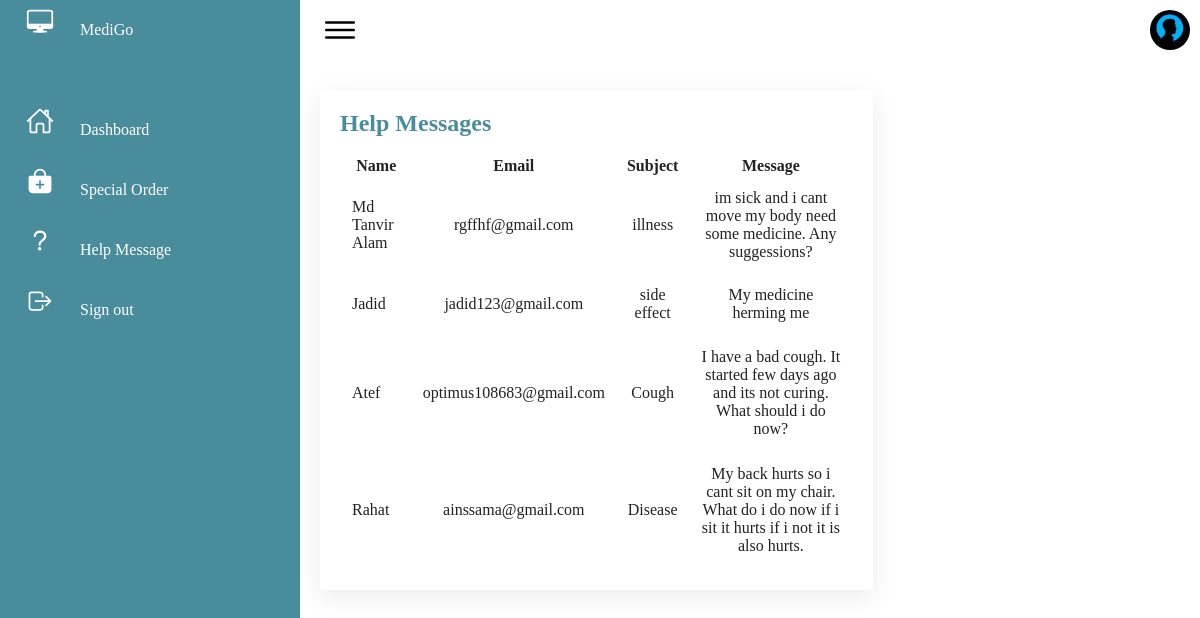
Page /index.html/adminpanelhelp.php on the committed database.
### tables this page shows
CREATE TABLE `help` (
  `id` int(11) NOT NULL,
  `name` varchar(32) NOT NULL,
  `email` varchar(32) NOT NULL,
  `subject` varchar(40) NOT NULL,
  `message` text NOT NULL
);

### index.html/adminpanelhelp.php (the view, shortened to what this page needs)
<?php
$user = 'root';
$password = '';
$database = 'medigo';
$servername='localhost:3306';
$mysqli = new mysqli($servername, $user,
				$password, $database);
$sql = " SELECT * FROM help ";
$result = $mysqli->query($sql);
?>
<!DOCTYPE html>
<html lang="en">
<head>
    <link rel="stylesheet" href="adminpanel.css">
</head>
<body>
    <div class="container">
        <div class="navigation">
            <ul>
                <li>
                    <a href="#">
                        <span class="icon"><ion-icon name="desktop-outline"></ion-icon></span>
                        <span class="title">MediGo</span>
                    </a>
                </li>
                <li>
                    <a href="adminpanel.php">
                        <span class="icon"><ion-icon name="home-outline"></ion-icon></span>
                        <span class="title">Dashboard</span>
                    </a>
                </li>
                <li>
                    <a href="adminpanelso.php">
                        <span class="icon"><ion-icon name="bag-add"></ion-icon></span>
                        <span class="title">Special Order</span>
                    </a>
                </li>
                <li>
                    <a href="adminpanelhelp.php">
                        <span class="icon"><ion-icon name="help-outline"></ion-icon></span>
                        <span class="title">Help Message</span>
                    </a>
                </li>
                <li>
                    <a href="index.php">
                        <span class="icon"><ion-icon name="log-out-outline"></ion-icon></span>
                        <span class="title">Sign out</span>
                    </a>
                </li>
            </ul>
        </div>
        <div class="main">
            <div class="topbar">
                <div class="toggle">
                    <ion-icon name="menu-outline"></ion-icon>
                </div>
                <div class="user">
                    <img src="../img/userphoto.png">
                </div>
            </div>
            <div class="details">
                <div class="recentorders">
                    <div class="cardheader">
                        <h2>
                            Help Messages
                        </h2>
                    </div>
                    <table>
                        <thead><tr>
				<th>Name</th>
				<th>Email</th>
				<th>Subject</th>
				<th>Message</th>
			</tr>
                </thead>
			<tbody>
            <?php
				while($rows=$result->fetch_assoc())
				{
			?>
                <tr>
				<td><?php echo $rows['name'];?></td>
				<td><?php echo $rows['email'];?></td>
				<td><?php echo $rows['subject'];?></td>
				<td><?php echo $rows['message'];?></td>
			</tr>
        </tbody>
			<?php
				}
			?>
                    </table>
                </div>
            </div>
        </div>
    </div>
</body>
</html>

### index.html/adminpanel.css (style rules this page uses)
* { margin: 0; padding: 0; box-sizing: border-box; }
:root { --blue: #498c9c; --white: #fff; --grey: #f5f5f5; --black1: #222; --black2:#999; }
body { min-height: 100vh; overflow-x: hidden; }
.container { position: relative; width: 100%; }
.navigation { position: fixed; width: 300px; height: 100%; background: var(--blue); border-left: 10px solid var(--blue); transition: 0.5s; overflow: hidden; }
.navigation ul { position: absolute; top: 0; left: 0; width: 100%; }
.navigation ul li { position: relative; width: 100%; list-style: none; border-top-left-radius: 30px; border-bottom-left-radius: 30px; }
.navigation ul li:nth-child(1) { margin-bottom: 40px; pointer-events: none; }
.navigation ul li a { position: relative; display: block; width: 100%; display: flex; text-decoration: none; color: var(--white); }
.navigation ul li a .icon { position: relative; display: block; min-width: 60px; height: 60px; line-height: 60px; text-align: center; }
.navigation ul li a .icon ion-icon { font-size: 1.75em; }
.navigation ul li a .title { position: relative; display: block; padding: 0 10px; height: 60px; line-height: 60px; text-align: start; white-space: nowrap; }
.main { position: absolute; width: calc(100% - 300px); left: 300px; min-height: 100vh; background: var(--white); transition: 0.5s; }
.topbar { width: 100%; height: 60px; display: flex; justify-content: space-between; align-items: center; padding: 0 10px; }
.toggle { position: relative; width: 60px; height: 60px; display: flex; justify-content: center; align-items: center; font-size: 2.5em; cursor: pointer; }
.user { position: relative; width: 40px; height: 40px; border-radius: 50%; overflow: hidden; cursor: pointer; }
.user img { position: absolute; top: 0; left: 0; width: 100%; height: 100%; object-fit: cover; }
.details { position: relative; width: 100%; padding: 20px; display: grid; grid-template-columns: 2fr 1fr; grid-gap: 30px; margin-top: 10px; }
.details .recentorders { position: relative; display: grid; min-height: 500px; background:var(--white); padding: 20px; box-shadow: 0 7px 25px rgba(0, 0, 0, 0.08); }
.cardheader { display: flex; justify-content: space-between; align-items: flex-start; }
.cardheader h2 { font-weight: 600; color: var(--blue); }
.details .recentorders table tr { color: var(--black1); border-bottom: 1px solid rgba(0, 0, 0, 0.01); }
.details .recentorders table tr:last-child { border-bottom: none; }
.details .recentorders table tr td { padding: 10px; }
.details .recentorders table tr td:last-child { text-align: center; }
.details .recentorders table tr td:nth-child(2) { text-align: center; }
.details .recentorders table tr td:nth-child(3) { text-align: center; }

### rows in the picture
help: name "Md Tanvir Alam", email "rgffhf@gmail.com", subject "illness", message "im sick and i cant move my body need some medicine. Any suggessions?"
help: name "Jadid", email "jadid123@gmail.com", subject "side effect", message "My medicine herming me"
help: name "Atef", email "optimus108683@gmail.com", subject "Cough", message "I have a bad cough. It started few days ago and its not curing. What should i do now?"
help: name "Rahat", email "ainssama@gmail.com", subject "Disease", message "My back hurts so i cant sit on my chair. What do i do now if i sit it hurts if i not it is also hurts."
